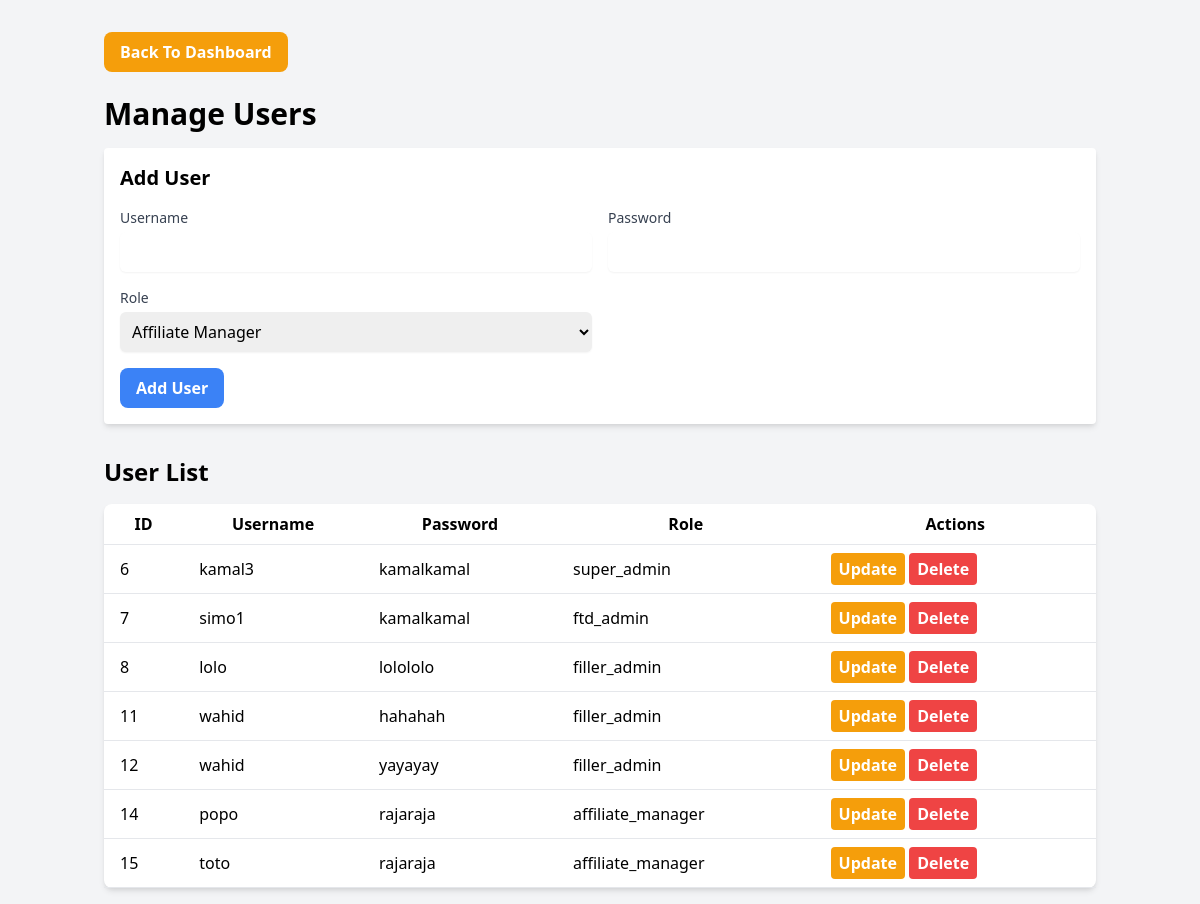
The page /add_admin.php (signed in) on the database its author committed.
### tables this page shows
CREATE TABLE `users` (
  `id` int(11) NOT NULL,
  `username` varchar(50) NOT NULL,
  `password` varchar(255) NOT NULL,
  `role` enum('super_admin','affiliate_manager','order_admin','filler_admin','ftd_admin') NOT NULL
);

### add_admin.php (the view, shortened to what this page needs)
<?php
include('config.php');
$user_records = $conn->query("SELECT * FROM users");
?>
<!DOCTYPE html>
<html>
<head>
    <link href="https://cdn.jsdelivr.net/npm/tailwindcss@2.2.16/dist/tailwind.min.css" rel="stylesheet">
</head>
<body class="bg-gray-100">
    <div class="container mx-auto p-4">
        <a href="dashboard.php"><button class="mt-4 bg-yellow-500 hover:bg-yellow-600 text-white font-bold py-2 px-4 rounded-lg">Back To Dashboard</button></a> <br><br>
        <h1 class="text-3xl font-bold mb-4">Manage Users</h1>
        <form method="post" class="mb-8 p-4 bg-white shadow-md rounded">
            <h2 class="text-xl font-bold mb-4">Add User</h2>
            <div class="grid grid-cols-1 md:grid-cols-2 gap-4">
                <div>
                    <label for="username" class="block text-sm font-medium text-gray-700">Username</label>
                    <input type="text" id="username" name="username" required class="mt-1 block w-full border-gray-300 rounded-md shadow-sm">
                </div>
                <div>
                    <label for="password" class="block text-sm font-medium text-gray-700">Password</label>
                    <input type="password" id="password" name="password" required class="mt-1 block w-full border-gray-300 rounded-md shadow-sm">
                </div>
                <div>
                    <label for="role" class="block text-sm font-medium text-gray-700">Role</label>
                    <select id="role" name="role" required class="mt-1 block w-full border-gray-300 rounded-md shadow-sm">
                        <option value="affiliate_manager">Affiliate Manager</option>
                    </select>
                </div>
            </div>
            <button type="submit" name="add_user" class="mt-4 bg-blue-500 hover:bg-blue-600 text-white font-bold py-2 px-4 rounded-lg">Add User</button>
        </form>
        <h2 class="text-2xl font-bold mb-4">User List</h2>
        <table class="min-w-full bg-white rounded-lg shadow-md">
            <thead>
                <tr>
                    <th class="py-2 px-4 border-b border-gray-200">ID</th>
                    <th class="py-2 px-4 border-b border-gray-200">Username</th>
                    <th class="py-2 px-4 border-b border-gray-200">Password</th>
                    <th class="py-2 px-4 border-b border-gray-200">Role</th>
                    <th class="py-2 px-4 border-b border-gray-200">Actions</th>
                </tr>
            </thead>
            <tbody>
                <?php while ($record = $user_records->fetch_assoc()) { ?>
                <tr>
                    <td class="py-2 px-4 border-b border-gray-200"><?php echo $record['id']; ?></td>
                    <td class="py-2 px-4 border-b border-gray-200"><?php echo $record['username']; ?></td>
                    <td class="py-2 px-4 border-b border-gray-200"><?php echo $record['password']; ?></td>
                    <td class="py-2 px-4 border-b border-gray-200"><?php echo $record['role']; ?></td>
                    <td class="py-2 px-4 border-b border-gray-200">
                        <form method="post" class="inline-block">
                            <button type="button" onclick="openUpdateModal(<?php echo $record['id']; ?>, '<?php echo $record['username']; ?>', '<?php echo $record['password']; ?>', '<?php echo $record['role']; ?>')" class="bg-yellow-500 hover:bg-yellow-600 text-white font-bold py-1 px-2 rounded">Update</button>
                        </form>
                        <form method="post" class="inline-block">
                            <button type="submit" name="delete_user" class="bg-red-500 hover:bg-red-600 text-white font-bold py-1 px-2 rounded">Delete</button>
                        </form>
                    </td>
                </tr>
                <?php } ?>
            </tbody>
        </table>
    </div>
</body>
</html>

### add_admin.php (style rules this page uses)
input, select { padding: 8px; }

### rows shown on the page
users: id "6", username "kamal3", password "kamalkamal", role "super_admin"
users: id "7", username "simo1", password "kamalkamal", role "ftd_admin"
users: id "8", username "lolo", password "lolololo", role "filler_admin"
users: id "11", username "wahid", password "hahahah", role "filler_admin"
users: id "12", username "wahid", password "yayayay", role "filler_admin"
users: id "14", username "popo", password "rajaraja", role "affiliate_manager"
users: id "15", username "toto", password "rajaraja", role "affiliate_manager"
